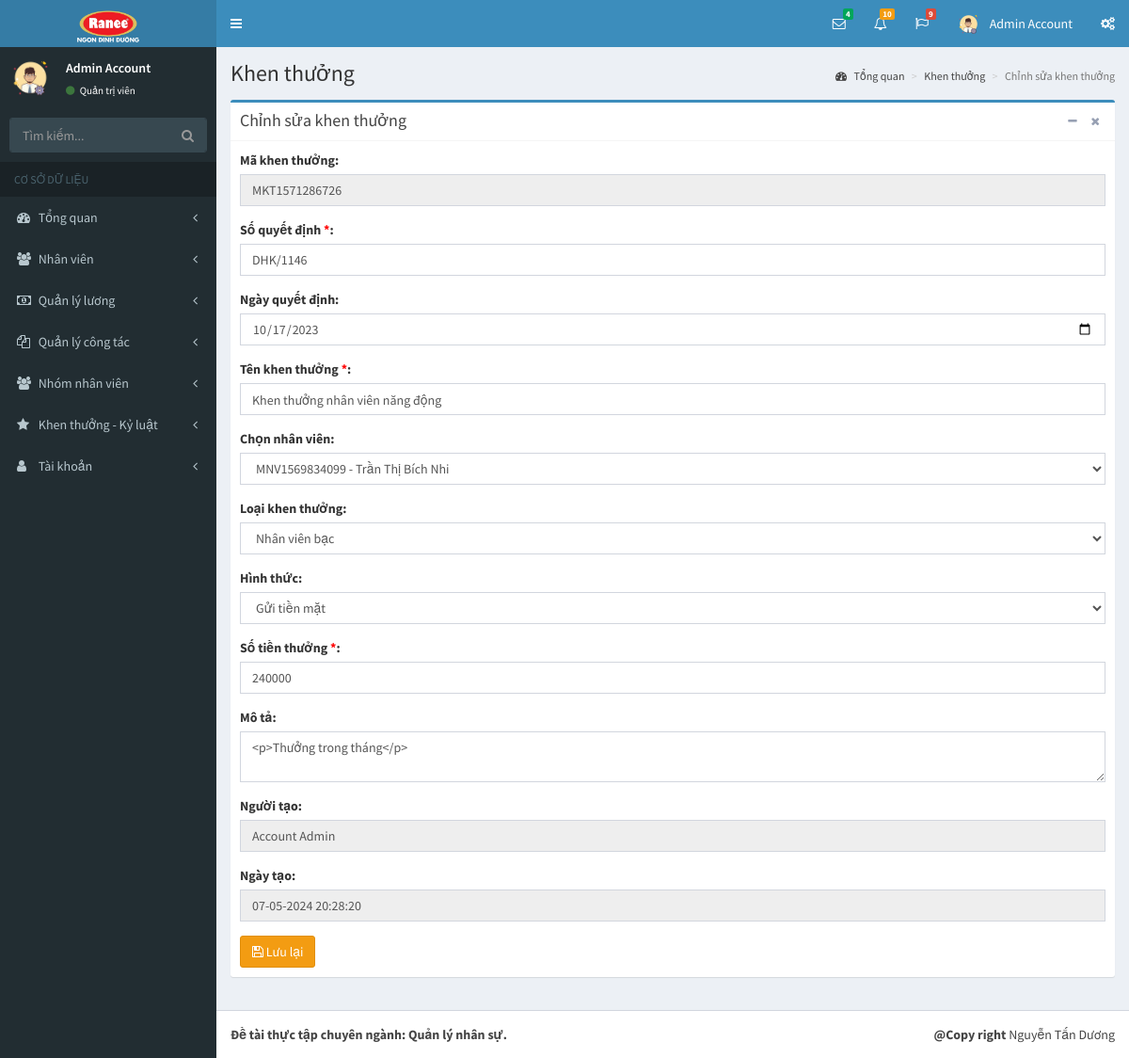
Screenshot of /pages/sua-khen-thuong.php?id=MKT1571286726 (signed in) with the database file from the repository.
### tables this page shows
CREATE TABLE `tai_khoan` (
  `id` int(11) NOT NULL,
  `ho` varchar(50) NOT NULL,
  `ten` varchar(50) NOT NULL,
  `hinh_anh` varchar(50) NOT NULL,
  `email` varchar(50) NOT NULL,
  `mat_khau` varchar(50) NOT NULL,
  `so_dt` varchar(50) NOT NULL,
  `quyen` tinyint(1) NOT NULL,
  `trang_thai` tinyint(1) NOT NULL,
  `truy_cap` int(11) NOT NULL,
  `ngay_tao` datetime NOT NULL,
  `ngay_sua` datetime NOT NULL
);

CREATE TABLE `khen_thuong_ky_luat` (
  `id` int(11) NOT NULL,
  `ma_kt` varchar(50) NOT NULL,
  `so_qd` varchar(50) NOT NULL,
  `ngay_qd` date NOT NULL,
  `nhanvien_id` int(11) NOT NULL,
  `ten_khen_thuong` varchar(255) NOT NULL,
  `loai_kt_id` int(11) NOT NULL,
  `hinh_thuc` tinyint(1) NOT NULL,
  `so_tien` double NOT NULL,
  `flag` tinyint(1) NOT NULL,
  `ghi_chu` varchar(500) NOT NULL,
  `nguoi_tao` varchar(50) NOT NULL,
  `ngay_tao` datetime NOT NULL,
  `nguoi_sua` varchar(50) NOT NULL,
  `ngay_sua` datetime NOT NULL
);

CREATE TABLE `nhanvien` (
  `id` int(11) NOT NULL,
  `ma_nv` varchar(50) NOT NULL,
  `hinh_anh` varchar(255) NOT NULL,
  `ten_nv` varchar(255) NOT NULL,
  `biet_danh` varchar(255) NOT NULL,
  `gioi_tinh` tinyint(1) NOT NULL,
  `ngay_sinh` date NOT NULL,
  `noi_sinh` varchar(255) NOT NULL,
  `hon_nhan_id` int(11) NOT NULL,
  `so_cmnd` varchar(50) NOT NULL,
  `noi_cap_cmnd` varchar(255) NOT NULL,
  `ngay_cap_cmnd` date NOT NULL,
  `nguyen_quan` varchar(255) NOT NULL,
  `quoc_tich_id` int(11) NOT NULL,
  `ton_giao_id` int(11) NOT NULL,
  `dan_toc_id` int(11) NOT NULL,
  `ho_khau` varchar(255) NOT NULL,
  `tam_tru` varchar(255) NOT NULL,
  `loai_nv_id` int(11) NOT NULL,
  `trinh_do_id` int(11) NOT NULL,
  `chuyen_mon_id` int(11) NOT NULL,
  `bang_cap_id` int(11) NOT NULL,
  `phong_ban_id` int(11) NOT NULL,
  `chuc_vu_id` int(11) NOT NULL,
  `trang_thai` tinyint(1) NOT NULL,
  `nguoi_tao_id` int(11) NOT NULL,
  `ngay_tao` datetime NOT NULL,
  `nguoi_sua_id` int(11) NOT NULL,
  `ngay_sua` datetime NOT NULL
);

CREATE TABLE `loai_khen_thuong_ky_luat` (
  `id` int(11) NOT NULL,
  `ma_loai` varchar(50) NOT NULL,
  `ten_loai` varchar(255) NOT NULL,
  `ghi_chu` varchar(255) NOT NULL,
  `flag` tinyint(1) NOT NULL,
  `nguoi_tao` varchar(50) NOT NULL,
  `ngay_tao` datetime NOT NULL,
  `nguoi_sua` varchar(50) NOT NULL,
  `ngay_sua` datetime NOT NULL
);

### pages/sua-khen-thuong.php (the view, shortened to what this page needs)
<?php
if(isset($_SESSION['username']) && isset($_SESSION['level']))
{
  include('../layouts/header.php');
  include('../layouts/topbar.php');
  include('../layouts/sidebar.php');
  if(isset($_GET['id']))
  {
    $id = $_GET['id'];
    $kt = "SELECT * FROM khen_thuong_ky_luat WHERE ma_kt = '$id'";
    $resultKT = mysqli_query($conn, $kt);
    $rowKT = mysqli_fetch_array($resultKT);
    $nvAC = "SELECT nv.id as idAC, ma_nv, ten_nv, lktkl.id as loai_id, ten_loai FROM khen_thuong_ky_luat ktkl, nhanvien nv, loai_khen_thuong_ky_luat lktkl WHERE nv.id = ktkl.nhanvien_id AND lktkl.id = ktkl.loai_kt_id AND  ma_kt = '$id'";
    $resultNVAC = mysqli_query($conn, $nvAC);
    $rowNVAC = mysqli_fetch_array($resultNVAC);
  }
?>
  <div class="content-wrapper">
    <section class="content-header">
      <h1>
        Khen thưởng
      </h1>
      <ol class="breadcrumb">
        <li><a href="index.php?p=index&a=statistic"><i class="fa fa-dashboard"></i> Tổng quan</a></li>
        <li><a href="khen-thuong.php?p=bonus-discipline&a=bonus">Khen thưởng</a></li>
        <li class="active">Chỉnh sửa khen thưởng</li>
      </ol>
    </section>
    <section class="content">
      <div class="row">
        <div class="col-xs-12">
          <div class="box box-primary">
            <div class="box-header with-border">
              <h3 class="box-title">Chỉnh sửa khen thưởng</h3>
              <div class="box-tools pull-right">
                <button type="button" class="btn btn-box-tool" data-widget="collapse"><i class="fa fa-minus"></i></button>
                <button type="button" class="btn btn-box-tool" data-widget="remove"><i class="fa fa-remove"></i></button>
              </div>
            </div>
            <div class="box-body">
              <form action="" method="POST">
                <div class="row">
                  <div class="col-md-12">
                    <div class="form-group">
                      <label for="exampleInputEmail1">Mã khen thưởng: </label>
                      <input type="text" class="form-control" name="maKhenThuong" value="<?php echo $id; ?>" readonly>
                    </div>
                    <div class="form-group">
                      <label for="exampleInputEmail1">Số quyết định <span style="color: red;">*</span>: </label>
                      <input type="text" class="form-control" id="exampleInputEmail1" placeholder="Nhập số quyết định" name="soQuyetDinh" value="<?php echo $rowKT['so_qd']; ?>">
                    </div>
                    <div class="form-group">
                      <label for="exampleInputEmail1">Ngày quyết định: </label>
                      <input type="date" class="form-control" id="exampleInputEmail1" placeholder="Nhập tên loại" value="<?php echo date_format(date_create($rowKT['ngay_qd']), 'Y-m-d'); ?>" name="ngayQuyetDinh">
                    </div>
                    <div class="form-group">
                      <label for="exampleInputEmail1">Tên khen thưởng <span style="color: red;">*</span>: </label>
                      <input type="text" class="form-control" id="exampleInputEmail1" placeholder="Nhập tên khen thưởng" name="tenKhenThuong" value="<?php echo $rowKT['ten_khen_thuong']; ?>">
                    </div>
                    <div class="form-group">
                      <label for="exampleInputEmail1">Chọn nhân viên: </label>
                      <select class="form-control" name="nhanVien">
                      <option value="<?php echo $rowNVAC['idAC']; ?>"><?php echo $rowNVAC['ma_nv']; ?> - <?php echo $rowNVAC['ten_nv']; ?></option>
                      </select>
                    </div>
                    <div class="form-group">
                      <label for="exampleInputEmail1">Loại khen thưởng: </label>
                      <select class="form-control" name="loaiKhenThuong">
                      <option value="<?php echo $rowNVAC['loai_id']; ?>"><?php echo $rowNVAC['ten_loai']; ?></option>
                      </select>
                    </div>
                    <div class="form-group">
                      <label for="exampleInputEmail1">Hình thức: </label>
                      <select class="form-control" name="hinhThuc">
                      <?php
                        if($rowKT['hinh_thuc'] == 1)
                        {
                          echo "<option value='1' selected>Chuyển khoản qua thẻ</option>";
                          echo "<option value='0'>Gửi tiền mặt</option>";
                        }
                        else
                        {
                          echo "<option value='0' selected>Gửi tiền mặt</option>";
                        }
                      ?>
                      </select>
                    </div>
                    <div class="form-group">
                      <label for="exampleInputEmail1">Số tiền thưởng <span style="color: red;">*</span>: </label>
                      <input type="text" class="form-control" id="exampleInputEmail1" placeholder="Nhập số tiền thưởng" name="soTienThuong" value="<?php echo $rowKT['so_tien']; ?>">
                    </div>
                    <div class="form-group">
                      <label for="exampleInputEmail1">Mô tả: </label>
                      <textarea class="form-control" id="editor1" name="moTa"><?php echo $rowKT['ghi_chu']; ?></textarea>
                    </div>
                    <div class="form-group">
                      <label for="exampleInputEmail1">Người tạo: </label>
                      <input type="text" class="form-control" id="exampleInputEmail1" value="<?php echo $row_acc['ho']; ?> <?php echo $row_acc['ten']; ?>" name="nguoiTao" readonly>
                    </div>
                    <div class="form-group">
                      <label for="exampleInputEmail1">Ngày tạo: </label>
                      <input type="text" class="form-control" id="exampleInputEmail1" value="<?php echo date('d-m-Y H:i:s'); ?>" name="ngayTao" readonly>
                    </div>
                    <?php
                      if($_SESSION['level'] == 1)
                        echo "<button type='submit' class='btn btn-warning' name='save'><i class='fa fa-save'></i> Lưu lại</button>";
                    ?>
                  </div>
                </div>
              </form>
            </div>
          </div>
        </div>
      </div>
    </section>
  </div>
<?php
  include('../layouts/footer.php');
}
else
{
  header('Location: dang-nhap.php');
}
?>

### layouts/topbar.php (shortened to what this page needs)
<body class="hold-transition skin-blue sidebar-mini">
<div class="wrapper">
  <header class="main-header">
    <a href="index.php?p=index&a=statistic" class="logo">
      <span class="logo-lg"><img src="../dist/images/logo.png" alt=""></span>
    </a>
    <nav class="navbar navbar-static-top">
      <a href="#" class="sidebar-toggle" data-toggle="push-menu" role="button">
      </a>
      <div class="navbar-custom-menu">
        <ul class="nav navbar-nav">
          <li class="dropdown messages-menu">
            <a href="#" class="dropdown-toggle" data-toggle="dropdown">
              <i class="fa fa-envelope-o"></i>
              <span class="label label-success">4</span>
            </a>
          </li>
          <li class="dropdown notifications-menu">
            <a href="#" class="dropdown-toggle" data-toggle="dropdown">
              <i class="fa fa-bell-o"></i>
              <span class="label label-warning">10</span>
            </a>
          </li>
          <li class="dropdown tasks-menu">
            <a href="#" class="dropdown-toggle" data-toggle="dropdown">
              <i class="fa fa-flag-o"></i>
              <span class="label label-danger">9</span>
            </a>
          </li>
          <li class="dropdown user user-menu">
            <a href="#" class="dropdown-toggle" data-toggle="dropdown">
              <img src="../uploads/images/<?php echo $row_acc['hinh_anh']; ?>" class="user-image" alt="User Image">
              <span class="hidden-xs"><?php echo $row_acc['ten']; ?> <?php echo $row_acc['ho']; ?></span>
            </a>
          </li>
          <li>
            <a href="#" data-toggle="control-sidebar"><i class="fa fa-gears"></i></a>
          </li>
        </ul>
      </div>
    </nav>
  </header>

### layouts/sidebar.php (shortened to what this page needs)
<aside class="main-sidebar">
  <section class="sidebar">
    <div class="user-panel">
      <div class="pull-left image">
        <img src="../uploads/images/<?php echo $row_acc['hinh_anh']; ?>" class="img-circle" alt="User Image">
      </div>
      <div class="pull-left info">
        <p>
          <?php echo $row_acc['ten']; ?> <?php echo $row_acc['ho']; ?>
        </p>
        <a href="#"><i class="fa fa-circle text-success"></i>
          <?php
            if($row_acc['quyen'] == 1)
            {
              echo "Quản trị viên";
            }
            else
            {
              echo "Nhân viên";
            }
          ?>
        </a>
      </div>
    </div>
    <form action="#" method="get" class="sidebar-form">
      <div class="input-group">
        <input type="text" name="q" class="form-control" placeholder="Tìm kiếm...">
        <span class="input-group-btn">
              <button type="submit" name="search" id="search-btn" class="btn btn-flat"><i class="fa fa-search"></i>
              </button>
            </span>
      </div>
    </form>
    <ul class="sidebar-menu" data-widget="tree">
      <li class="header">CƠ SỞ DỮ LIỆU</li>
      <li class="<?php if($p == 'index') echo 'active'; ?> treeview">
        <a href="#">
          <i class="fa fa-dashboard"></i> <span>Tổng quan</span>
          <span class="pull-right-container">
            <i class="fa fa-angle-left pull-right"></i>
          </span>
        </a>
      </li>
      <li class="<?php if($p == 'staff') echo 'active'; ?> treeview">
        <a href="#">
          <i class="fa fa-users"></i>
          <span>Nhân viên</span>
          <span class="pull-right-container">
            <i class="fa fa-angle-left pull-right"></i>
          </span>
        </a>
      </li>
      <li class="<?php if($p == 'salary') echo 'active'; ?> treeview">
        <a href="#">
          <i class="fa fa-money"></i>
          <span>Quản lý lương</span>
          <span class="pull-right-container">
            <i class="fa fa-angle-left pull-right"></i>
          </span>
        </a>
      </li>
      <li class="<?php if($p == 'collaborate') echo 'active'; ?> treeview">
        <a href="#">
          <i class="fa fa-files-o"></i>
          <span>Quản lý công tác</span>
          <span class="pull-right-container">
            <i class="fa fa-angle-left pull-right"></i>
          </span>
        </a>
      </li>
      <li class="<?php if($p == 'group') echo 'active'; ?> treeview">
        <a href="#">
          <i class="fa fa-users"></i> <span>Nhóm nhân viên</span>
          <span class="pull-right-container">
            <i class="fa fa-angle-left pull-right"></i>
          </span>
        </a>
      </li>
      <li class="<?php if($p == 'bonus-discipline') echo 'active'; ?> treeview">
        <a href="#">
          <i class="fa fa-star"></i> <span>Khen thưởng - Kỷ luật</span>
          <span class="pull-right-container">
            <i class="fa fa-angle-left pull-right"></i>
          </span>
        </a>
      </li>
      <li class="<?php if($p == 'account') echo 'active'; ?> treeview">
        <a href="#">
          <i class="fa fa-user"></i> <span>Tài khoản</span>
          <span class="pull-right-container">
            <i class="fa fa-angle-left pull-right"></i>
          </span>
        </a>
      </li>
    </ul>
  </section>
</aside>

### rows the page displays
tai_khoan: hinh_anh (picture), ten "Admin", ho "Account", nguoiTao "Account Admin"
khen_thuong_ky_luat: soQuyetDinh "DHK/1146", ngayQuyetDinh "10/17/2023", tenKhenThuong "Khen thưởng nhân viên năng động", hinhThuc "Gửi tiền mặt", soTienThuong "240000", moTa "<p>Thưởng trong tháng</p>"
nhanvien: nhanVien "MNV1569834099 - Trần Thị Bích Nhi", loaiKhenThuong "Nhân viên bạc"
